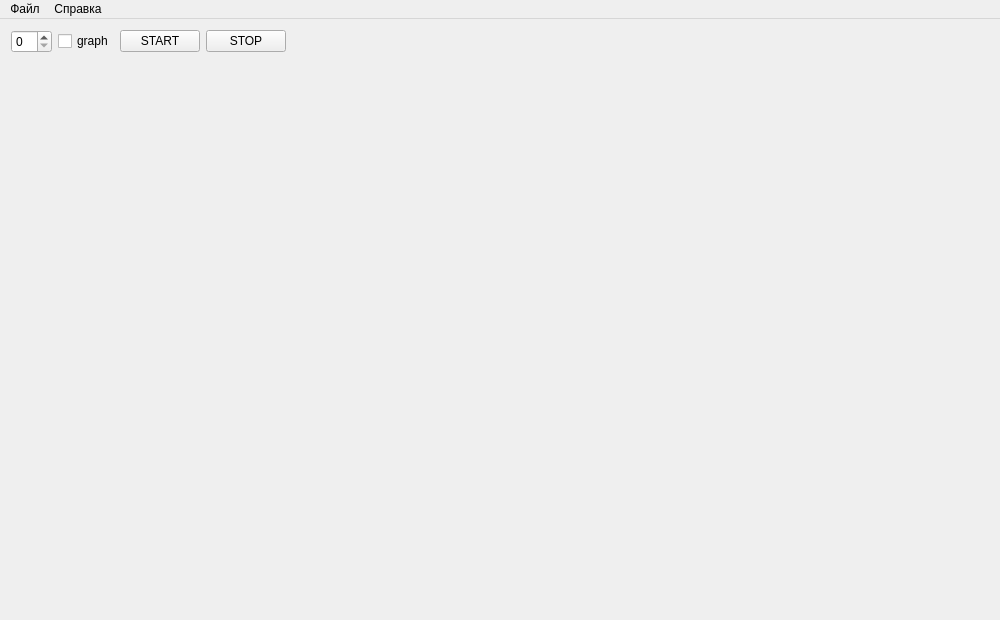
<?xml version="1.0" encoding="UTF-8"?>
<ui version="4.0">
 <class>MainWindow</class>
 <widget class="QMainWindow" name="MainWindow">
  <property name="geometry">
   <rect>
    <x>0</x>
    <y>0</y>
    <width>1000</width>
    <height>620</height>
   </rect>
  </property>
  <property name="windowTitle">
   <string>MainWindow</string>
  </property>
  <widget class="QWidget" name="centralWidget">
   <layout class="QGridLayout" name="gridLayout">
    <item row="0" column="5">
     <spacer name="horizontalSpacer">
      <property name="orientation">
       <enum>Qt::Horizontal</enum>
      </property>
      <property name="sizeHint" stdset="0">
       <size>
        <width>477</width>
        <height>20</height>
       </size>
      </property>
     </spacer>
    </item>
    <item row="0" column="2">
     <widget class="QPushButton" name="pushButton">
      <property name="text">
       <string>START</string>
      </property>
     </widget>
    </item>
    <item row="0" column="3">
     <widget class="QPushButton" name="pushButton_2">
      <property name="text">
       <string>STOP</string>
      </property>
     </widget>
    </item>
    <item row="1" column="0" colspan="6">
     <widget class="QCustomPlot" name="widget" native="true"/>
    </item>
    <item row="0" column="0">
     <widget class="QSpinBox" name="spinBox"/>
    </item>
    <item row="0" column="1">
     <widget class="QCheckBox" name="checkBox">
      <property name="text">
       <string>graph</string>
      </property>
     </widget>
    </item>
   </layout>
  </widget>
  <widget class="QMenuBar" name="menuBar">
   <property name="geometry">
    <rect>
     <x>0</x>
     <y>0</y>
     <width>1000</width>
     <height>21</height>
    </rect>
   </property>
   <widget class="QMenu" name="menuFile">
    <property name="title">
     <string>Файл</string>
    </property>
   </widget>
   <widget class="QMenu" name="menuHelp">
    <property name="title">
     <string>Справка</string>
    </property>
   </widget>
   <addaction name="menuFile"/>
   <addaction name="menuHelp"/>
  </widget>
 </widget>
 <layoutdefault spacing="6" margin="11"/>
 <customwidgets>
  <customwidget>
   <class>QCustomPlot</class>
   <extends>QWidget</extends>
   <header>qcustomplot.h</header>
   <container>1</container>
  </customwidget>
 </customwidgets>
 <resources/>
 <connections/>
</ui>
